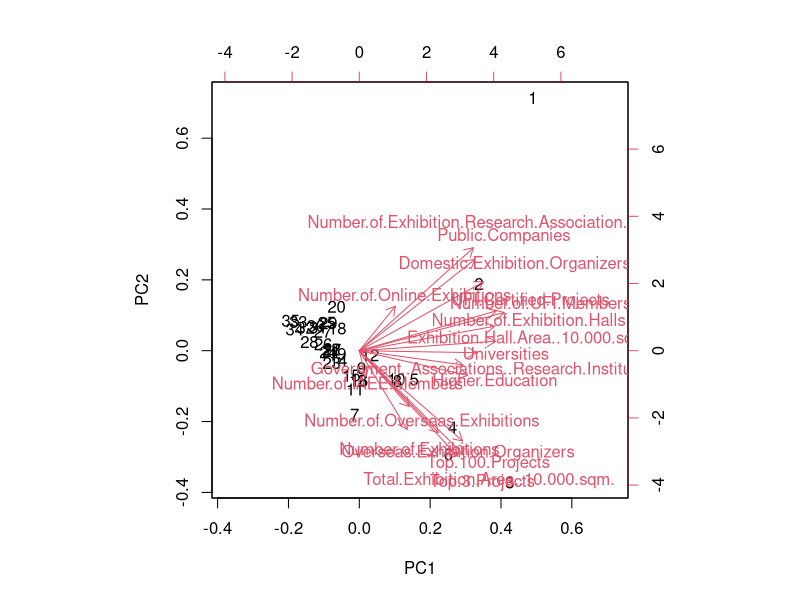
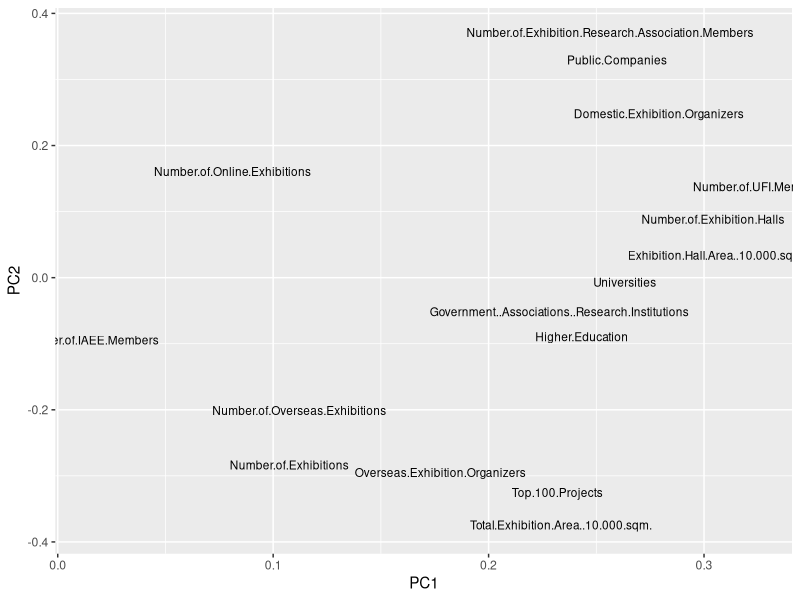
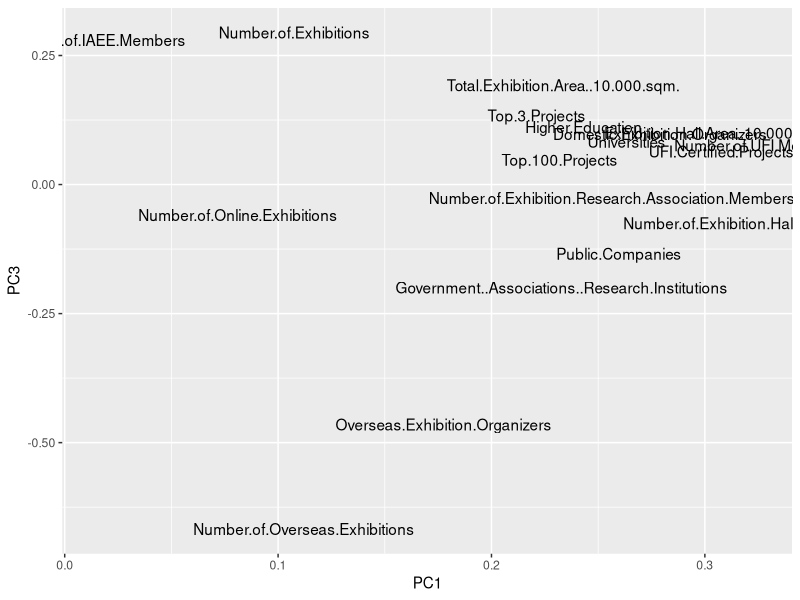

These charts were generated, in order, by the following R code: (Note: this script raises an error after producing the figures.)

## load packages
library(dplyr)
library(psych)
library(pracma)
library(ggplot2)
dat1 <- read.csv('exhibition2022.csv')
dat <- dat1[,sapply(dat1,is.numeric)]
data.pca <- dat %>%
  select(!c(Aggregated.Score,X,Index))
data.scaled <- scale(data.pca)

pca.result <- prcomp(data.scaled, center = TRUE, scale. = TRUE)

# Summary of PCA results
summary(pca.result)
# Calculate the eigenvalues from the standard deviations


# Plotting the PCA
biplot(pca.result)
pca_mod <- pca(data.scaled, # our unscaled dataset
               nfactors = ncol(data.scaled), # we want all the components
               covar = FALSE, # setting covar to false means pca on the correlation matrix
               rotate = "none") # we don't want our components rotating

# Check the loadings
loadings=pca_mod$loadings
 # Note: the sign in PCA is arbitrary.
scores=pca_mod$scores
# Check the scores
head(pca_mod$scores)


## Interpretation of components
# Now that we've gone through all the procedures, let's get to the important part.
# Look again at the loadings: can you give an interpretation of the first and 
# second components?
loadings <- as.data.frame(pca.result$rotation)
loadings

# Can you visualise the relationship of the variables in the first two components?
loadings$name <- row.names(loadings)
ggplot(loadings, aes(PC1, PC2)) +
  geom_text(aes(label = name),size = 3, check_overlap = TRUE)

## How about two and three?
ggplot(loadings, aes(PC1, PC3)) +
  geom_text(aes(label = name))
pca_data <- data.frame(pca_result$x[, 1:2])

plot(scores[, 1], scores[, 3], xlab = "PC1", ylab = "PC3", main = "PCA of Cities")
text(scores[, 1], scores[, 3], labels = dat1$City, pos = 3, cex= 0.6)

top_loadings <- apply(loadings, 2, function(x) abs(x) > quantile(abs(x), 0.5))  # Adjust threshold as needed
loadings_filtered <- loadings[top_loadings,]
scores <- pca.result$x
top_scores <- apply(scores, 2, function(x) abs(x) > quantile(abs(x), 0.8))  # Adjust threshold as needed
scores_filtered <- scores[top_scores,]
# Selecting top scores


# Filter the scores using the logical vector
scores_filtered <- scores[top_scores, ]
# Plot
scores_df <- data.frame(PC1 = scores_filtered[,1], PC2 = scores_filtered[,2])
loadings_df <- data.frame(PC1 = loadings_filtered[,1]*max(abs(scores_filtered[,1])), 
                          PC2 = loadings_filtered[,2]*max(abs(scores_filtered[,2])), 
                          Variable = rownames(loadings_filtered))

ggplot() +
  geom_point(data = scores_df, aes(x = PC1, y = PC2), color = "blue") +
  geom_segment(data = loadings_df, aes(x = 0, y = 0, xend = PC1, yend = PC2), arrow = arrow(type = "closed"), color = "red") +
  geom_text(data = loadings_df, aes(x = PC1, y = PC2, label = Variable), vjust = -0.5, color = "red") +
  labs(title = "PCA Biplot - Top Features", x = "PC1", y = "PC2") +
  theme_minimal()
